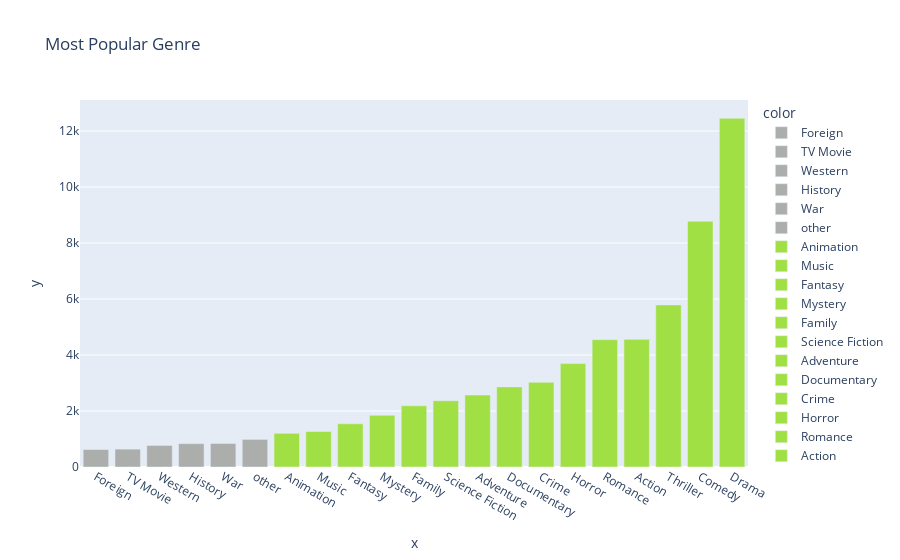

The cell this chart's notebook holds for it:
### Code cell
# Get the base counts of each category and sort them by counts
base_counts = get_counts(merge_movies, 'genres_list')
base_counts = pd.DataFrame(index=base_counts.keys(), data=base_counts.values(), columns=['Counts'])
base_counts.sort_values(by='Counts', inplace=True)

# Plot the chart which shows top genres and separate by color where genre<1000
colors = ['#abaeab' if count < 1000 else '#A0E045' for count in base_counts['Counts']]
fig = px.bar(x=base_counts.index, y=base_counts['Counts'], title='Most Popular Genre', color_discrete_sequence=colors, color=base_counts.index)
fig.show()

### Figure 1 — Plotly figure (JSON) as saved in the notebook; plotly's stock layout.template omitted (floating-point values rounded to 4 significant figures)
{"data": [{"alignmentgroup": "True", "hovertemplate": "color=Foreign<br>x=%{x}<br>y=%{y}<extra></extra>", "legendgroup": "Foreign", "marker": {"color": "#abaeab", "pattern": {"shape": ""}}, "name": "Foreign", "offsetgroup": "Foreign", "orientation": "v", "showlegend": true, "textposition": "auto", "type": "bar", "x": ["Foreign"], "xaxis": "x", "y": [623], "yaxis": "y"}, {"alignmentgroup": "True", "hovertemplate": "color=TV Movie<br>x=%{x}<br>y=%{y}<extra></extra>", "legendgroup": "TV Movie", "marker": {"color": "#abaeab", "pattern": {"shape": ""}}, "name": "TV Movie", "offsetgroup": "TV Movie", "orientation": "v", "showlegend": true, "textposition": "auto", "type": "bar", "x": ["TV Movie"], "xaxis": "x", "y": [638], "yaxis": "y"}, {"alignmentgroup": "True", "hovertemplate": "color=Western<br>x=%{x}<br>y=%{y}<extra></extra>", "legendgroup": "Western", "marker": {"color": "#abaeab", "pattern": {"shape": ""}}, "name": "Western", "offsetgroup": "Western", "orientation": "v", "showlegend": true, "textposition": "auto", "type": "bar", "x": ["Western"], "xaxis": "x", "y": [769], "yaxis": "y"}, {"alignmentgroup": "True", "hovertemplate": "color=History<br>x=%{x}<br>y=%{y}<extra></extra>", "legendgroup": "History", "marker": {"color": "#abaeab", "pattern": {"shape": ""}}, "name": "History", "offsetgroup": "History", "orientation": "v", "showlegend": true, "textposition": "auto", "type": "bar", "x": ["History"], "xaxis": "x", "y": [834], "yaxis": "y"}, {"alignmentgroup": "True", "hovertemplate": "color=War<br>x=%{x}<br>y=%{y}<extra></extra>", "legendgroup": "War", "marker": {"color": "#abaeab", "pattern": {"shape": ""}}, "name": "War", "offsetgroup": "War", "orientation": "v", "showlegend": true, "textposition": "auto", "type": "bar", "x": ["War"], "xaxis": "x", "y": [840], "yaxis": "y"}, {"alignmentgroup": "True", "hovertemplate": "color=other<br>x=%{x}<br>y=%{y}<extra></extra>", "legendgroup": "other", "marker": {"color": "#abaeab", "pattern": {"shape": ""}}, "name": "other", "offsetgroup": "other", "orientation": "v", "showlegend": true, "textposition": "auto", "type": "bar", "x": ["other"], "xaxis": "x", "y": [985], "yaxis": "y"}, {"alignmentgroup": "True", "hovertemplate": "color=Animation<br>x=%{x}<br>y=%{y}<extra></extra>", "legendgroup": "Animation", "marker": {"color": "#A0E045", "pattern": {"shape": ""}}, "name": "Animation", "offsetgroup": "Animation", "orientation": "v", "showlegend": true, "textposition": "auto", "type": "bar", "x": ["Animation"], "xaxis": "x", "y": [1203], "yaxis": "y"}, {"alignmentgroup": "True", "hovertemplate": "color=Music<br>x=%{x}<br>y=%{y}<extra></extra>", "legendgroup": "Music", "marker": {"color": "#A0E045", "pattern": {"shape": ""}}, "name": "Music", "offsetgroup": "Music", "orientation": "v", "showlegend": true, "textposition": "auto", "type": "bar", "x": ["Music"], "xaxis": "x", "y": [1266], "yaxis": "y"}, {"alignmentgroup": "True", "hovertemplate": "color=Fantasy<br>x=%{x}<br>y=%{y}<extra></extra>", "legendgroup": "Fantasy", "marker": {"color": "#A0E045", "pattern": {"shape": ""}}, "name": "Fantasy", "offsetgroup": "Fantasy", "orientation": "v", "showlegend": true, "textposition": "auto", "type": "bar", "x": ["Fantasy"], "xaxis": "x", "y": [1543], "yaxis": "y"}, {"alignmentgroup": "True", "hovertemplate": "color=Mystery<br>x=%{x}<br>y=%{y}<extra></extra>", "legendgroup": "Mystery", "marker": {"color": "#A0E045", "pattern": {"shape": ""}}, "name": "Mystery", "offsetgroup": "Mystery", "orientation": "v", "showlegend": true, "textposition": "auto", "type": "bar", "x": ["Mystery"], "xaxis": "x", "y": [1846], "yaxis": "y"}, {"alignmentgroup": "True", "hovertemplate": "color=Family<br>x=%{x}<br>y=%{y}<extra></extra>", "legendgroup": "Family", "marker": {"color": "#A0E045", "pattern": {"shape": ""}}, "name": "Family", "offsetgroup": "Family", "orientation": "v", "showlegend": true, "textposition": "auto", "type": "bar", "x": ["Family"], "xaxis": "x", "y": [2186], "yaxis": "y"}, {"alignmentgroup": "True", "hovertemplate": "color=Science Fiction<br>x=%{x}<br>y=%{y}<extra></extra>", "legendgroup": "Science Fiction", "marker": {"color": "#A0E045", "pattern": {"shape": ""}}, "name": "Science Fiction", "offsetgroup": "Science Fiction", "orientation": "v", "showlegend": true, "textposition": "auto", "type": "bar", "x": ["Science Fiction"], "xaxis": "x", "y": [2368], "yaxis": "y"}, {"alignmentgroup": "True", "hovertemplate": "color=Adventure<br>x=%{x}<br>y=%{y}<extra></extra>", "legendgroup": "Adventure", "marker": {"color": "#A0E045", "pattern": {"shape": ""}}, "name": "Adventure", "offsetgroup": "Adventure", "orientation": "v", "showlegend": true, "textposition": "auto", "type": "bar", "x": ["Adventure"], "xaxis": "x", "y": [2570], "yaxis": "y"}, {"alignmentgroup": "True", "hovertemplate": "color=Documentary<br>x=%{x}<br>y=%{y}<extra></extra>", "legendgroup": "Documentary", "marker": {"color": "#A0E045", "pattern": {"shape": ""}}, "name": "Documentary", "offsetgroup": "Documentary", "orientation": "v", "showlegend": true, "textposition": "auto", "type": "bar", "x": ["Documentary"], "xaxis": "x", "y": [2861], "yaxis": "y"}, {"alignmentgroup": "True", "hovertemplate": "color=Crime<br>x=%{x}<br>y=%{y}<extra></extra>", "legendgroup": "Crime", "marker": {"color": "#A0E045", "pattern": {"shape": ""}}, "name": "Crime", "offsetgroup": "Crime", "orientation": "v", "showlegend": true, "textposition": "auto", "type": "bar", "x": ["Crime"], "xaxis": "x", "y": [3024], "yaxis": "y"}, {"alignmentgroup": "True", "hovertemplate": "color=Horror<br>x=%{x}<br>y=%{y}<extra></extra>", "legendgroup": "Horror", "marker": {"color": "#A0E045", "pattern": {"shape": ""}}, "name": "Horror", "offsetgroup": "Horror", "orientation": "v", "showlegend": true, "textposition": "auto", "type": "bar", "x": ["Horror"], "xaxis": "x", "y": [3692], "yaxis": "y"}, {"alignmentgroup": "True", "hovertemplate": "color=Romance<br>x=%{x}<br>y=%{y}<extra></extra>", "legendgroup": "Romance", "marker": {"color": "#A0E045", "pattern": {"shape": ""}}, "name": "Romance", "offsetgroup": "Romance", "orientation": "v", "showlegend": true, "textposition": "auto", "type": "bar", "x": ["Romance"], "xaxis": "x", "y": [4547], "yaxis": "y"}, {"alignmentgroup": "True", "hovertemplate": "color=Action<br>x=%{x}<br>y=%{y}<extra></extra>", "legendgroup": "Action", "marker": {"color": "#A0E045", "pattern": {"shape": ""}}, "name": "Action", "offsetgroup": "Action", "orientation": "v", "showlegend": true, "textposition": "auto", "type": "bar", "x": ["Action"], "xaxis": "x", "y": [4558], "yaxis": "y"}, {"alignmentgroup": "True", "hovertemplate": "color=Thriller<br>x=%{x}<br>y=%{y}<extra></extra>", "legendgroup": "Thriller", "marker": {"color": "#A0E045", "pattern": {"shape": ""}}, "name": "Thriller", "offsetgroup": "Thriller", "orientation": "v", "showlegend": true, "textposition": "auto", "type": "bar", "x": ["Thriller"], "xaxis": "x", "y": [5789], "yaxis": "y"}, {"alignmentgroup": "True", "hovertemplate": "color=Comedy<br>x=%{x}<br>y=%{y}<extra></extra>", "legendgroup": "Comedy", "marker": {"color": "#A0E045", "pattern": {"shape": ""}}, "name": "Comedy", "offsetgroup": "Comedy", "orientation": "v", "showlegend": true, "textposition": "auto", "type": "bar", "x": ["Comedy"], "xaxis": "x", "y": [8776], "yaxis": "y"}, {"alignmentgroup": "True", "hovertemplate": "color=Drama<br>x=%{x}<br>y=%{y}<extra></extra>", "legendgroup": "Drama", "marker": {"color": "#A0E045", "pattern": {"shape": ""}}, "name": "Drama", "offsetgroup": "Drama", "orientation": "v", "showlegend": true, "textposition": "auto", "type": "bar", "x": ["Drama"], "xaxis": "x", "y": [12451], "yaxis": "y"}], "layout": {"barmode": "relative", "legend": {"title": {"text": "color"}, "tracegroupgap": 0}, "title": {"text": "Most Popular Genre"}, "xaxis": {"anchor": "y", "domain": [0, 1], "title": {"text": "x"}}, "yaxis": {"anchor": "x", "domain": [0, 1], "title": {"text": "y"}}}}
